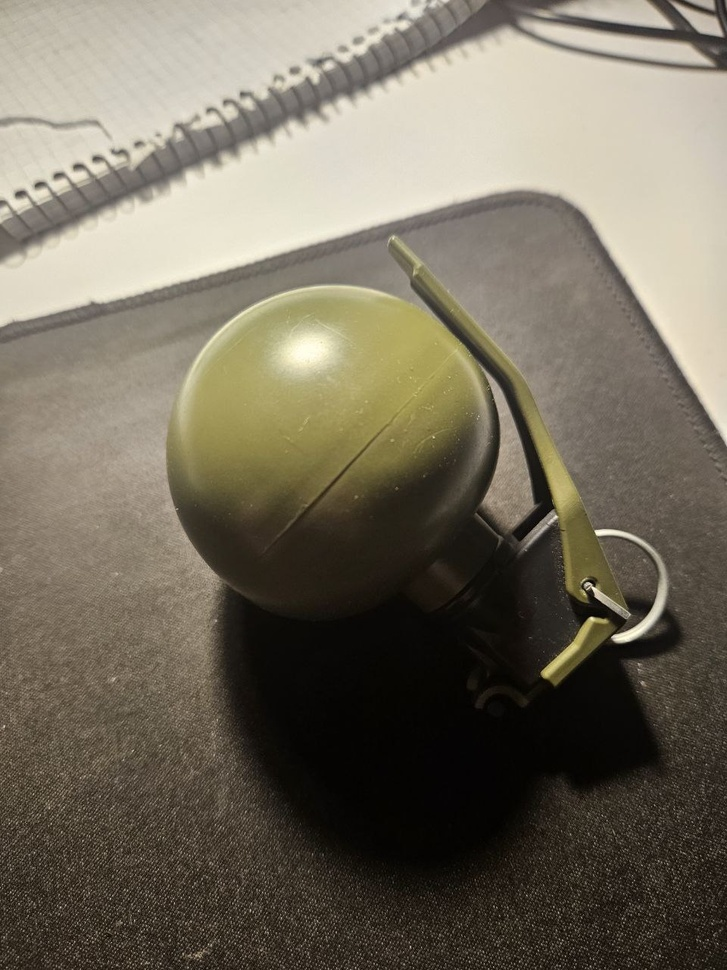
#> input picture lab3/1.jpg, 727 x 970 px, shrunk from 960 x 1280 before the run
$ python lab3.py
#> lines starting #> are read from the running program, lines starting #| are printed output that depends on the picture; after the words box and inside, x2 and y2 are one past the last pixel; in counts of white or black regions, pixels touching at a corner belong together
import cv2
import numpy as np
import matplotlib.pyplot as plt

def extract_object_features(image):
    # базова фільтрація і маскування
    blurred_image = cv2.GaussianBlur(image, (11, 11), 0)
    hsv_image = cv2.cvtColor(blurred_image, cv2.COLOR_BGR2HSV)
    lower = np.array([20, 50, 30])
    upper = np.array([35, 255, 255])
    mask = cv2.inRange(hsv_image, lower, upper)

    # очищення маски
    kernel = np.ones((2, 2), np.uint8)
    mask_opened = cv2.morphologyEx(mask, cv2.MORPH_OPEN, kernel, iterations=3)
    mask_closed = cv2.morphologyEx(mask_opened, cv2.MORPH_CLOSE, kernel, iterations=3)

    # виділення об'єкта
    object_only = cv2.bitwise_and(image, image, mask=mask_closed)

    # колірна гістограма
    hist = cv2.calcHist([hsv_image], [0], mask_closed, [180], [0, 180])
    cv2.normalize(hist, hist, 0, 1, cv2.NORM_MINMAX)

    visualizations = {
        'original': cv2.cvtColor(image, cv2.COLOR_BGR2RGB),
        'mask': mask_closed,
        'object_only': cv2.cvtColor(object_only, cv2.COLOR_BGR2RGB)
    }
    return hist, visualizations

image1 = cv2.imread('1.jpg')
#> image1 is the input picture: shape (970, 727, 3); mean B, G, R 94.5, 109.8, 116.9
image2 = cv2.imread('2.jpg')
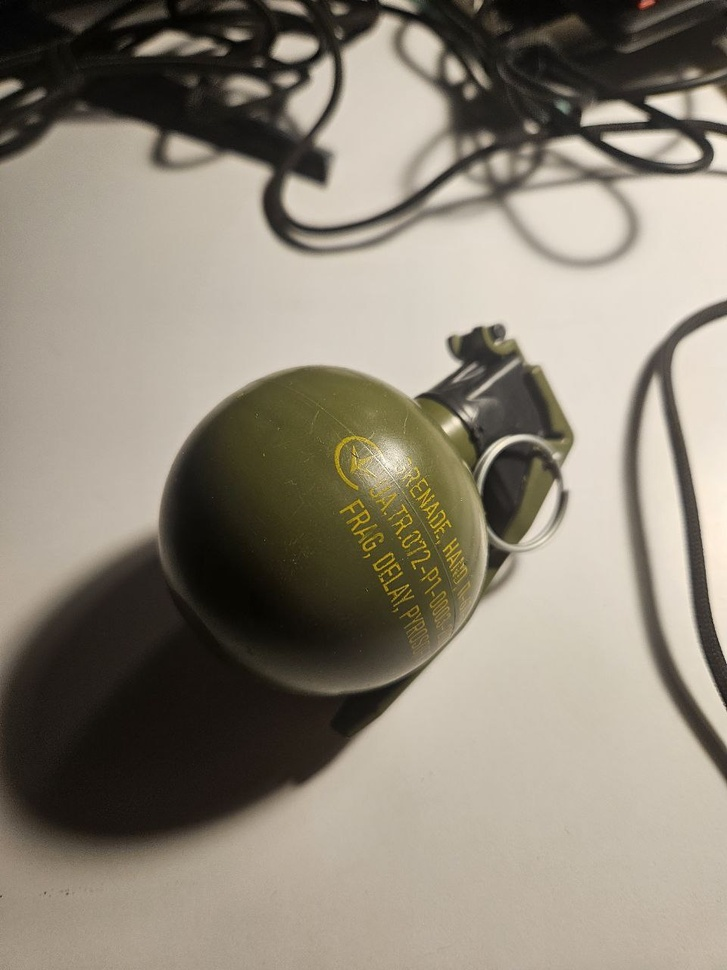
#> input picture lab3/2.jpg, 727 x 970 px, shrunk from 960 x 1280 before the run
#> image2 is the input picture: shape (970, 727, 3); mean B, G, R 119.3, 133.2, 141.1

hist1, vis1 = extract_object_features(image1)
#> in extract_object_features, `hsv_image = cv2.cvtColor(blurred_image, cv2.COLOR_BGR2HSV)`: hsv_image: shape (970, 727, 3); mean H, S, V 20.3, 66.3, 116.9
#> in extract_object_features, `mask = cv2.inRange(hsv_image, lower, upper)`:
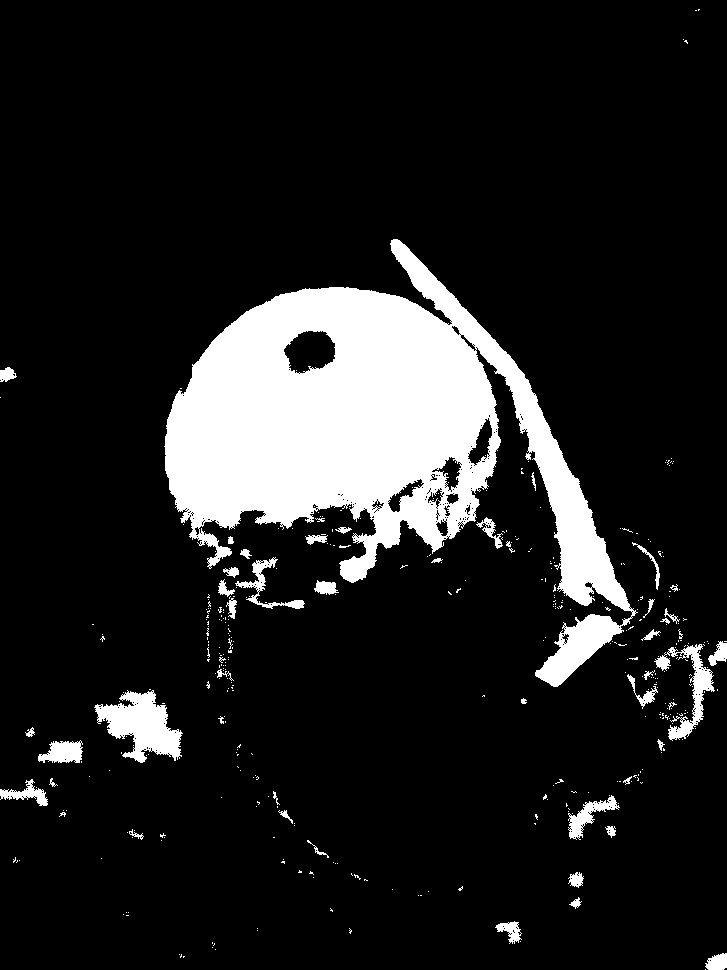
#> mask: shape (970, 727); 13% white; 393 white regions (344 under 20 px), largest, box (x1, y1, x2, y2) and area: (164, 239, 638, 687) 79204, (94, 690, 183, 763) 3416, (654, 644, 715, 741) 1563
#> in extract_object_features, `mask_opened = cv2.morphologyEx(mask, cv2.MORPH_OPEN, kernel, iteration..`: mask_opened: shape (970, 727); 12.2% white; 56 white regions (5 under 20 px), largest, box (x1, y1, x2, y2) and area: (168, 242, 632, 614) 74297, (99, 695, 184, 765) 3119, (538, 617, 624, 690) 2680
#> in extract_object_features, `mask_closed = cv2.morphologyEx(mask_opened, cv2.MORPH_CLOSE, kernel, i..`: mask_closed: shape (970, 727); 12.2% white; 40 white regions (4 under 20 px), largest, box (x1, y1, x2, y2) and area: (171, 245, 635, 617) 75345, (102, 698, 187, 768) 3158, (541, 620, 627, 693) 2697
#> in extract_object_features, `object_only = cv2.bitwise_and(image, image, mask=mask_closed)`:
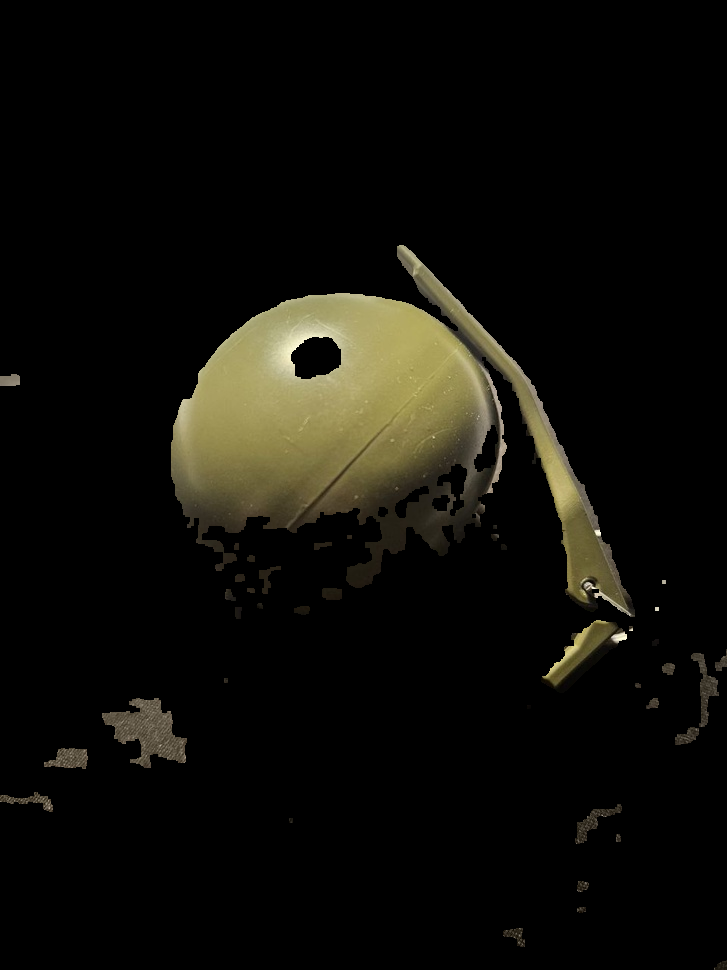
#> object_only: shape (970, 727, 3); mean B, G, R 9.2, 14.2, 15.2
#> in extract_object_features, `hist = cv2.calcHist([hsv_image], [0], mask_closed, [180], [0, 180])`: hist = 180 values, max 23287 at index 26, min 0 at index 1, mean 479.3
#> hist1 = 180 values, max 1 at index 26, min 0 at index 1, mean 0.0206; vis1 = 3 items
hist2, vis2 = extract_object_features(image2)
#> in extract_object_features (call 2), `hsv_image = cv2.cvtColor(blurred_image, cv2.COLOR_BGR2HSV)`: hsv_image: shape (970, 727, 3); mean H, S, V 18.6, 50.9, 141.1
#> in extract_object_features (call 2), `mask = cv2.inRange(hsv_image, lower, upper)`:
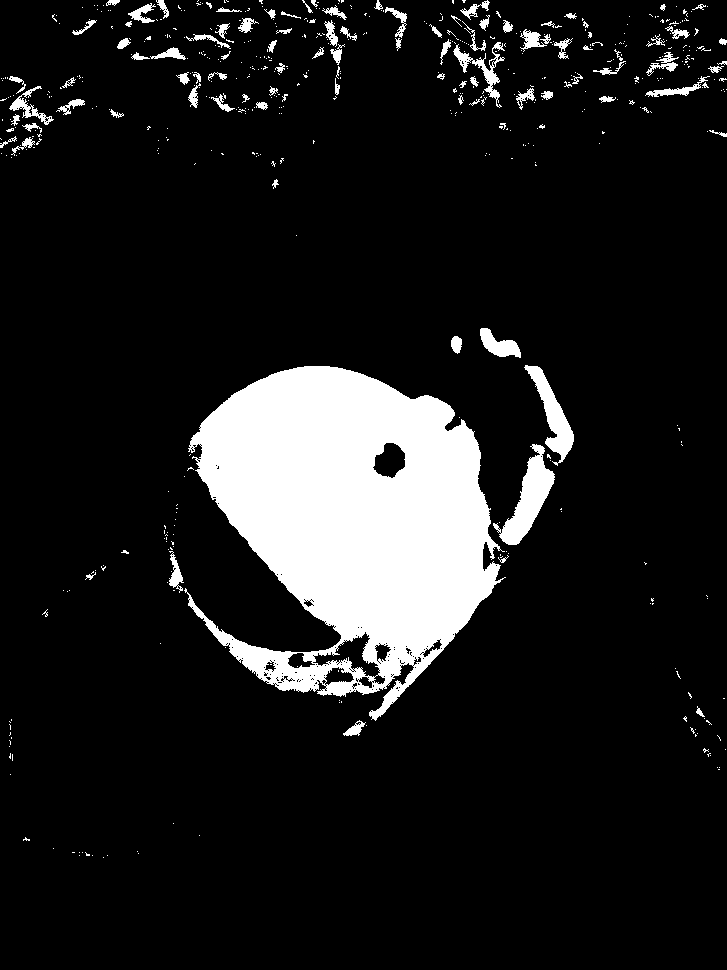
#> mask: shape (970, 727); 11.5% white; 563 white regions (465 under 20 px), largest, box (x1, y1, x2, y2) and area: (184, 366, 506, 721) 66525, (493, 444, 555, 545) 2308, (524, 365, 574, 466) 1611
#> in extract_object_features (call 2), `mask_opened = cv2.morphologyEx(mask, cv2.MORPH_OPEN, kernel, iteration..`: mask_opened: shape (970, 727); 10.4% white; 83 white regions (12 under 20 px), largest, box (x1, y1, x2, y2) and area: (193, 369, 502, 692) 60991, (209, 623, 340, 695) 2514, (503, 458, 557, 548) 2147
#> in extract_object_features (call 2), `mask_closed = cv2.morphologyEx(mask_opened, cv2.MORPH_CLOSE, kernel, i..`:
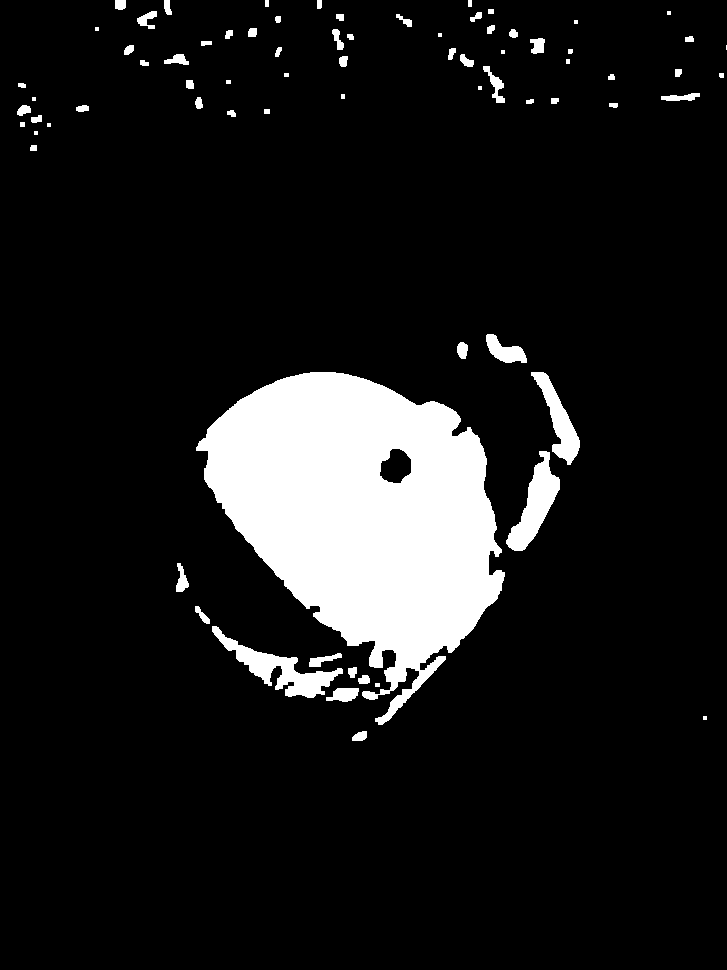
#> mask_closed: shape (970, 727); 10.5% white; 75 white regions (11 under 20 px), largest, box (x1, y1, x2, y2) and area: (196, 372, 505, 725) 62015, (212, 626, 343, 698) 2589, (506, 451, 560, 551) 2236
#> in extract_object_features (call 2), `object_only = cv2.bitwise_and(image, image, mask=mask_closed)`:
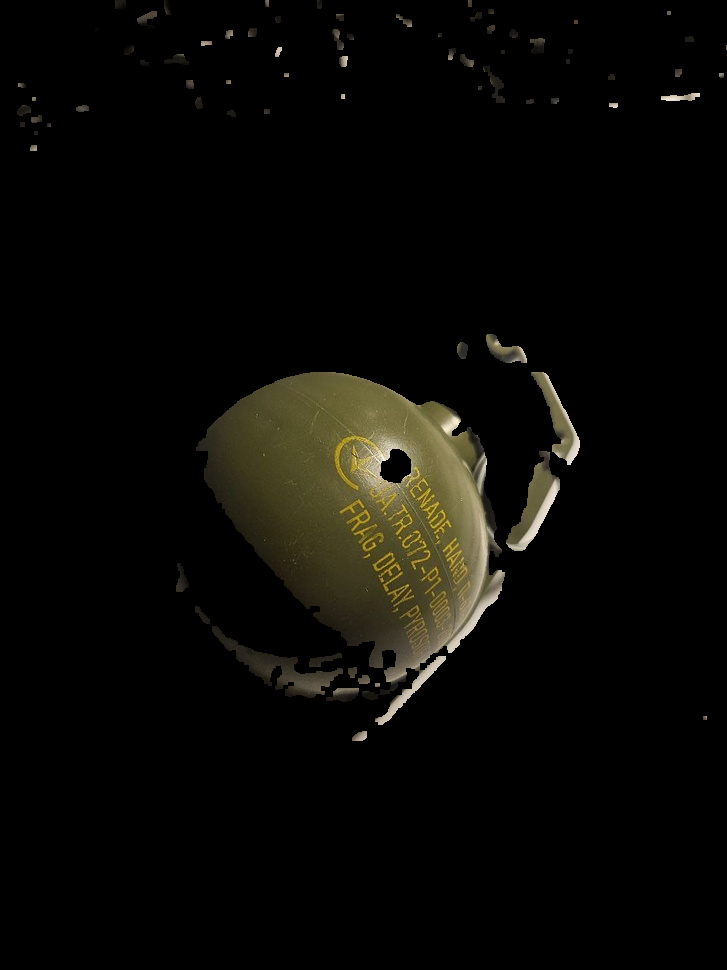
#> object_only: shape (970, 727, 3); mean B, G, R 5.8, 9.2, 9.9
#> in extract_object_features (call 2), `hist = cv2.calcHist([hsv_image], [0], mask_closed, [180], [0, 180])`: hist = 180 values, max 16708 at index 26, min 0 at index 0, mean 411
#> hist2 = 180 values, max 1 at index 26, min 0 at index 0, mean 0.0246; vis2 = 3 items

similarity_same_object = cv2.compareHist(hist1, hist2, cv2.HISTCMP_BHATTACHARYYA)
#> similarity_same_object = 0.149

# візуалізація
fig, axes = plt.subplots(2, 3, figsize=(15, 8))
fig.suptitle(f"Схожість за гістограмою: {similarity_same_object:.4f}\n(0 = ідеально схожі, 1 = абсолютно різні)")

axes[0, 0].imshow(vis1['original'])
axes[0, 0].set_title('Зображення 1: Оригінал')
axes[0, 0].axis('off')

axes[0, 1].imshow(vis1['mask'], cmap='gray')
axes[0, 1].set_title('Зображення 1: Маска кольору')
axes[0, 1].axis('off')

axes[0, 2].imshow(vis1['object_only'])
axes[0, 2].set_title('Зображення 1: Виділений об\'єкт')
axes[0, 2].axis('off')

axes[1, 0].imshow(vis2['original'])
axes[1, 0].set_title('Зображення 2: Оригінал')
axes[1, 0].axis('off')

axes[1, 1].imshow(vis2['mask'], cmap='gray')
axes[1, 1].set_title('Зображення 2: Маска кольору')
axes[1, 1].axis('off')

axes[1, 2].imshow(vis2['object_only'])
axes[1, 2].set_title('Зображення 2: Виділений об\'єкт')
axes[1, 2].axis('off')

plt.show()
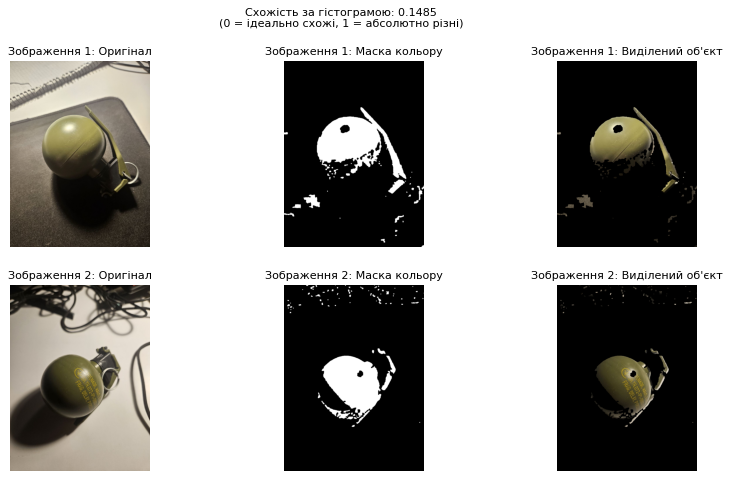
#> figure drawn by matplotlib, 6 panels
